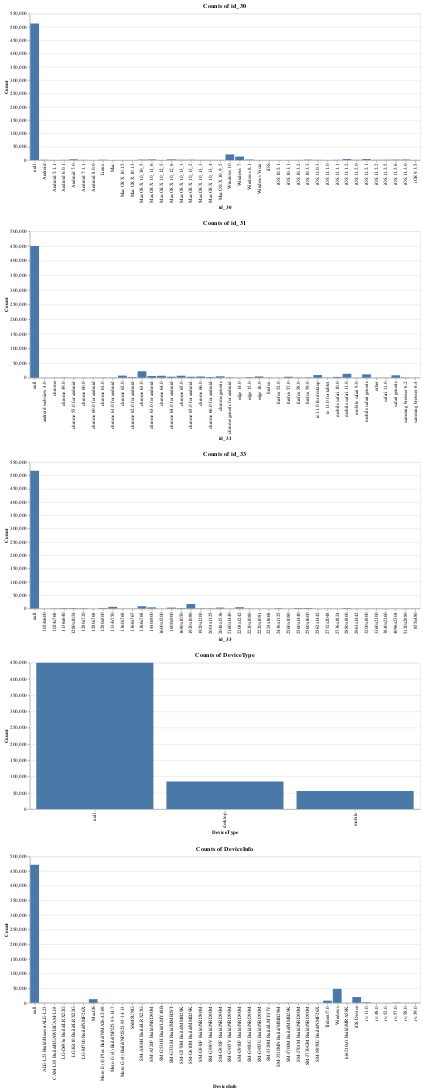

The notebook cell this image was saved under:
### Code cell
charts = {}
for i in ['id_30', 'id_31', 'id_33', 'DeviceType', 'DeviceInfo']:
    feature_count = ds.X_train[i].value_counts(dropna=False)[:40].reset_index().rename(columns={i: 'count', 'index': i})
    chart = alt.Chart(feature_count).mark_bar().encode(
                x=alt.X(f"{i}:N", axis=alt.Axis(title=i)),
                y=alt.Y('count:Q', axis=alt.Axis(title='Count')),
                tooltip=[i, 'count']
            ).properties(title=f"Counts of {i}", width=800)
    charts[i] = chart
    
charts['id_30'] & charts['id_31'] & charts['id_33'] & charts['DeviceType'] & charts['DeviceInfo']

### Figure 1 — Vega-Lite specification as saved in the notebook (floating-point values rounded to 4 significant figures)
{"$schema": "https://vega.github.io/schema/vega-lite/v3.3.0.json", "config": {"mark": {"tooltip": null}, "view": {"height": 300, "width": 400}}, "datasets": {"data-05c6f1c47a207e3817ecb1324aeffd29": [{"count": 450258, "id_31": null}, {"count": 22000, "id_31": "chrome 63.0"}, {"count": 13423, "id_31": "mobile safari 11.0"}, {"count": 11474, "id_31": "mobile safari generic"}, {"count": 9030, "id_31": "ie 11.0 for desktop"}, {"count": 8195, "id_31": "safari generic"}, {"count": 7182, "id_31": "chrome 62.0"}, {"count": 6871, "id_31": "chrome 65.0"}, {"count": 6711, "id_31": "chrome 64.0"}, {"count": 5806, "id_31": "chrome 63.0 for android"}, {"count": 4778, "id_31": "chrome generic"}, {"count": 4264, "id_31": "chrome 66.0"}, {"count": 4188, "id_31": "edge 16.0"}, {"count": 3473, "id_31": "chrome 64.0 for android"}, {"count": 3336, "id_31": "chrome 65.0 for android"}, {"count": 3315, "id_31": "firefox 57.0"}, {"count": 2779, "id_31": "mobile safari 10.0"}, {"count": 2349, "id_31": "chrome 66.0 for android"}, {"count": 2097, "id_31": "chrome 62.0 for android"}, {"count": 1600, "id_31": "edge 15.0"}, {"count": 1158, "id_31": "chrome generic for android"}, {"count": 1099, "id_31": "firefox 59.0"}, {"count": 1061, "id_31": "samsung browser 6.2"}, {"count": 833, "id_31": "firefox 58.0"}, {"count": 719, "id_31": "chrome 49.0"}, {"count": 673, "id_31": "firefox"}, {"count": 647, "id_31": "ie 11.0 for tablet"}, {"count": 642, "id_31": "chrome 61.0"}, {"count": 550, "id_31": "safari 11.0"}, {"count": 541, "id_31": "mobile safari 9.0"}, {"count": 538, "id_31": "chrome 61.0 for android"}, {"count": 509, "id_31": "samsung browser 6.4"}, {"count": 428, "id_31": "chrome"}, {"count": 419, "id_31": "edge 14.0"}, {"count": 394, "id_31": "firefox 52.0"}, {"count": 371, "id_31": "chrome 60.0"}, {"count": 325, "id_31": "chrome 60.0 for android"}, {"count": 312, "id_31": "other"}, {"count": 302, "id_31": "chrome 55.0 for android"}, {"count": 285, "id_31": "android webview 4.0"}], "data-7c6a9bf5c2e659d1d7454a11ece93f45": [{"count": 517251, "id_33": null}, {"count": 16874, "id_33": "1920x1080"}, {"count": 8605, "id_33": "1366x768"}, {"count": 6447, "id_33": "1334x750"}, {"count": 4900, "id_33": "2208x1242"}, {"count": 4384, "id_33": "1440x900"}, {"count": 3510, "id_33": "1600x900"}, {"count": 3482, "id_33": "2048x1536"}, {"count": 2149, "id_33": "1280x800"}, {"count": 2093, "id_33": "2560x1600"}, {"count": 1865, "id_33": "2560x1440"}, {"count": 1756, "id_33": "2880x1800"}, {"count": 1743, "id_33": "1280x1024"}, {"count": 1727, "id_33": "1680x1050"}, {"count": 1712, "id_33": "1136x640"}, {"count": 1484, "id_33": "2436x1125"}, {"count": 1318, "id_33": "1280x720"}, {"count": 1056, "id_33": "1920x1200"}, {"count": 1020, "id_33": "2001x1125"}, {"count": 824, "id_33": "1024x768"}, {"count": 544, "id_33": "2220x1080"}, {"count": 397, "id_33": "5120x2880"}, {"count": 380, "id_33": "3360x2100"}, {"count": 354, "id_33": "2732x2048"}, {"count": 335, "id_33": "1366x767"}, {"count": 263, "id_33": "3840x2160"}, {"count": 250, "id_33": "855x480"}, {"count": 241, "id_33": "2736x1824"}, {"count": 224, "id_33": "1360x768"}, {"count": 208, "id_33": "4096x2304"}, {"count": 194, "id_33": "2224x1668"}, {"count": 176, "id_33": "2220x1081"}, {"count": 168, "id_33": "2160x1440"}, {"count": 157, "id_33": "2961x1442"}, {"count": 124, "id_33": "3200x1800"}, {"count": 103, "id_33": "2560x1080"}, {"count": 99, "id_33": "2562x1442"}, {"count": 97, "id_33": "1600x1200"}, {"count": 90, "id_33": "1280x768"}, {"count": 88, "id_33": "1024x600"}], "data-7e51b6874dd5ea9046a09b7e51a17ef8": [{"count": 512975, "id_30": null}, {"count": 21155, "id_30": "Windows 10"}, {"count": 13110, "id_30": "Windows 7"}, {"count": 3722, "id_30": "iOS 11.2.1"}, {"count": 3699, "id_30": "iOS 11.1.2"}, {"count": 2871, "id_30": "Android 7.0"}, {"count": 2559, "id_30": "Mac OS X 10_12_6"}, {"count": 2348, "id_30": "Mac OS X 10_11_6"}, {"count": 2016, "id_30": "iOS 11.3.0"}, {"count": 1914, "id_30": "Windows 8.1"}, {"count": 1651, "id_30": "Mac OS X 10_10_5"}, {"count": 1647, "id_30": "iOS 11.2.6"}, {"count": 1558, "id_30": "iOS 10.3.3"}, {"count": 1421, "id_30": "Mac OS X 10_13_2"}, {"count": 1211, "id_30": "Mac OS X 10_13_1"}, {"count": 1200, "id_30": "iOS 11.2.5"}, {"count": 1136, "id_30": "Linux"}, {"count": 1079, "id_30": "Android"}, {"count": 902, "id_30": "iOS 11.2.2"}, {"count": 860, "id_30": "Mac OS X 10_13_3"}, {"count": 852, "id_30": "iOS 11.2.0"}, {"count": 759, "id_30": "Mac OS X 10_13_4"}, {"count": 700, "id_30": "iOS 11.1.1"}, {"count": 659, "id_30": "iOS 11.0.3"}, {"count": 630, "id_30": "Android 7.1.1"}, {"count": 570, "id_30": "Mac OS X 10_9_5"}, {"count": 566, "id_30": "Android 6.0.1"}, {"count": 428, "id_30": "iOS 10.3.2"}, {"count": 414, "id_30": "iOS 9.3.5"}, {"count": 350, "id_30": "Android 5.1.1"}, {"count": 343, "id_30": "Android 8.0.0"}, {"count": 303, "id_30": "Mac"}, {"count": 287, "id_30": "Mac OS X 10.13"}, {"count": 285, "id_30": "iOS 10.2.1"}, {"count": 274, "id_30": "iOS"}, {"count": 271, "id_30": "iOS 11.1.0"}, {"count": 246, "id_30": "Windows Vista"}, {"count": 236, "id_30": "iOS 10.3.1"}, {"count": 218, "id_30": "Mac OS X 10.12"}, {"count": 217, "id_30": "Mac OS X 10_12_5"}], "data-b834df04e00b6399c72eb52e59741b20": [{"DeviceType": null, "count": 449730}, {"DeviceType": "desktop", "count": 85165}, {"DeviceType": "mobile", "count": 55645}], "data-c10d2105c4d9593e67b88f7e232caa25": [{"DeviceInfo": null, "count": 471874}, {"DeviceInfo": "Windows", "count": 47722}, {"DeviceInfo": "iOS Device", "count": 19782}, {"DeviceInfo": "MacOS", "count": 12573}, {"DeviceInfo": "Trident/7.0", "count": 7440}, {"DeviceInfo": "rv:11.0", "count": 1901}, {"DeviceInfo": "rv:57.0", "count": 962}, {"DeviceInfo": "SM-J700M Build/MMB29K", "count": 549}, {"DeviceInfo": "SM-G610M Build/MMB29K", "count": 461}, {"DeviceInfo": "SM-G531H Build/LMY48B", "count": 410}, {"DeviceInfo": "rv:59.0", "count": 362}, {"DeviceInfo": "SM-G935F Build/NRD90M", "count": 334}, {"DeviceInfo": "SM-G955U Build/NRD90M", "count": 328}, {"DeviceInfo": "SM-G532M Build/MMB29T", "count": 316}, {"DeviceInfo": "ALE-L23 Build/HuaweiALE-L23", "count": 312}, {"DeviceInfo": "SM-G950U Build/NRD90M", "count": 290}, {"DeviceInfo": "SM-G930V Build/NRD90M", "count": 274}, {"DeviceInfo": "rv:58.0", "count": 269}, {"DeviceInfo": "rv:52.0", "count": 256}, {"DeviceInfo": "SAMSUNG", "count": 235}, {"DeviceInfo": "SM-G950F Build/NRD90M", "count": 225}, {"DeviceInfo": "Moto G (4) Build/NPJ25.93-14.7", "count": 219}, {"DeviceInfo": "SM-N950U Build/NMF26X", "count": 209}, {"DeviceInfo": "SM-A300H Build/LRX22G", "count": 203}, {"DeviceInfo": "hi6210sft Build/MRA58K", "count": 190}, {"DeviceInfo": "SM-J730GM Build/NRD90M", "count": 184}, {"DeviceInfo": "SM-G570M Build/MMB29K", "count": 182}, {"DeviceInfo": "rv:48.0", "count": 178}, {"DeviceInfo": "CAM-L03 Build/HUAWEICAM-L03", "count": 172}, {"DeviceInfo": "SM-J320M Build/LMY47V", "count": 171}, {"DeviceInfo": "LG-M700 Build/NMF26X", "count": 169}, {"DeviceInfo": "Moto E (4) Plus Build/NMA26.42-69", "count": 160}, {"DeviceInfo": "SM-J510MN Build/MMB29M", "count": 157}, {"DeviceInfo": "SM-J701M Build/NRD90M", "count": 154}, {"DeviceInfo": "LG-D693n Build/LRX22G", "count": 150}, {"DeviceInfo": "Moto G (4) Build/NPJS25.93-14-13", "count": 147}, {"DeviceInfo": "SM-A520F Build/NRD90M", "count": 144}, {"DeviceInfo": "SM-G930F Build/NRD90M", "count": 144}, {"DeviceInfo": "SM-G935V Build/NRD90M", "count": 137}, {"DeviceInfo": "LG-K410 Build/LRX22G", "count": 136}]}, "vconcat": [{"data": {"name": "data-7e51b6874dd5ea9046a09b7e51a17ef8"}, "encoding": {"tooltip": [{"field": "id_30", "type": "nominal"}, {"field": "count", "type": "quantitative"}], "x": {"axis": {"title": "id_30"}, "field": "id_30", "type": "nominal"}, "y": {"axis": {"title": "Count"}, "field": "count", "type": "quantitative"}}, "mark": "bar", "title": "Counts of id_30", "width": 800}, {"data": {"name": "data-05c6f1c47a207e3817ecb1324aeffd29"}, "encoding": {"tooltip": [{"field": "id_31", "type": "nominal"}, {"field": "count", "type": "quantitative"}], "x": {"axis": {"title": "id_31"}, "field": "id_31", "type": "nominal"}, "y": {"axis": {"title": "Count"}, "field": "count", "type": "quantitative"}}, "mark": "bar", "title": "Counts of id_31", "width": 800}, {"data": {"name": "data-7c6a9bf5c2e659d1d7454a11ece93f45"}, "encoding": {"tooltip": [{"field": "id_33", "type": "nominal"}, {"field": "count", "type": "quantitative"}], "x": {"axis": {"title": "id_33"}, "field": "id_33", "type": "nominal"}, "y": {"axis": {"title": "Count"}, "field": "count", "type": "quantitative"}}, "mark": "bar", "title": "Counts of id_33", "width": 800}, {"data": {"name": "data-b834df04e00b6399c72eb52e59741b20"}, "encoding": {"tooltip": [{"field": "DeviceType", "type": "nominal"}, {"field": "count", "type": "quantitative"}], "x": {"axis": {"title": "DeviceType"}, "field": "DeviceType", "type": "nominal"}, "y": {"axis": {"title": "Count"}, "field": "count", "type": "quantitative"}}, "mark": "bar", "title": "Counts of DeviceType", "width": 800}, {"data": {"name": "data-c10d2105c4d9593e67b88f7e232caa25"}, "encoding": {"tooltip": [{"field": "DeviceInfo", "type": "nominal"}, {"field": "count", "type": "quantitative"}], "x": {"axis": {"title": "DeviceInfo"}, "field": "DeviceInfo", "type": "nominal"}, "y": {"axis": {"title": "Count"}, "field": "count", "type": "quantitative"}}, "mark": "bar", "title": "Counts of DeviceInfo", "width": 800}]}
